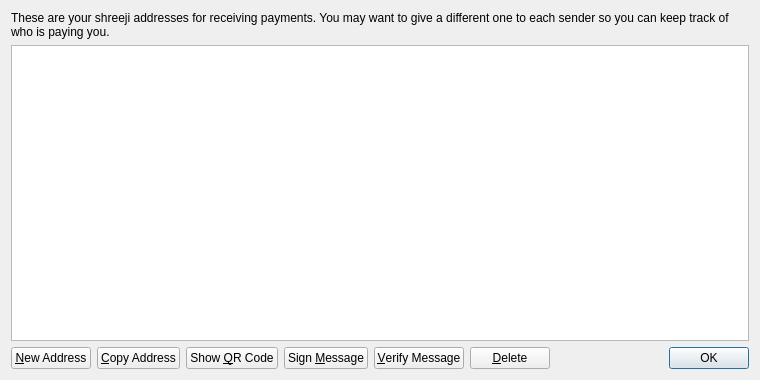
<?xml version="1.0" encoding="UTF-8"?>
<ui version="4.0">
 <class>AddressBookPage</class>
 <widget class="QWidget" name="AddressBookPage">
  <property name="geometry">
   <rect>
    <x>0</x>
    <y>0</y>
    <width>760</width>
    <height>380</height>
   </rect>
  </property>
  <property name="windowTitle">
   <string>Address Book</string>
  </property>
  <layout class="QVBoxLayout" name="verticalLayout">
   <item>
    <widget class="QLabel" name="labelExplanation">
     <property name="text">
      <string>These are your shreeji addresses for receiving payments. You may want to give a different one to each sender so you can keep track of who is paying you.</string>
     </property>
     <property name="textFormat">
      <enum>Qt::PlainText</enum>
     </property>
     <property name="wordWrap">
      <bool>true</bool>
     </property>
    </widget>
   </item>
   <item>
    <widget class="QTableView" name="tableView">
     <property name="contextMenuPolicy">
      <enum>Qt::CustomContextMenu</enum>
     </property>
     <property name="toolTip">
      <string>Double-click to edit address or label</string>
     </property>
     <property name="tabKeyNavigation">
      <bool>false</bool>
     </property>
     <property name="alternatingRowColors">
      <bool>true</bool>
     </property>
     <property name="selectionMode">
      <enum>QAbstractItemView::SingleSelection</enum>
     </property>
     <property name="selectionBehavior">
      <enum>QAbstractItemView::SelectRows</enum>
     </property>
     <property name="sortingEnabled">
      <bool>true</bool>
     </property>
     <attribute name="verticalHeaderVisible">
      <bool>false</bool>
     </attribute>
    </widget>
   </item>
   <item>
    <layout class="QHBoxLayout" name="horizontalLayout">
     <item>
      <widget class="QPushButton" name="newAddressButton">
       <property name="toolTip">
        <string>Create a new address</string>
       </property>
       <property name="text">
        <string>&amp;New Address</string>
       </property>
       <property name="icon">
        <iconset resource="../bitcoin.qrc">
         <normaloff>:/icons/add</normaloff>:/icons/add</iconset>
       </property>
      </widget>
     </item>
     <item>
      <widget class="QPushButton" name="copyToClipboard">
       <property name="toolTip">
        <string>Copy the currently selected address to the system clipboard</string>
       </property>
       <property name="text">
        <string>&amp;Copy Address</string>
       </property>
       <property name="icon">
        <iconset resource="../bitcoin.qrc">
         <normaloff>:/icons/editcopy</normaloff>:/icons/editcopy</iconset>
       </property>
      </widget>
     </item>
     <item>
      <widget class="QPushButton" name="showQRCode">
       <property name="text">
        <string>Show &amp;QR Code</string>
       </property>
       <property name="icon">
        <iconset resource="../bitcoin.qrc">
         <normaloff>:/icons/qrcode</normaloff>:/icons/qrcode</iconset>
       </property>
      </widget>
     </item>
     <item>
      <widget class="QPushButton" name="signMessage">
       <property name="toolTip">
        <string>Sign a message to prove you own a shreeji address</string>
       </property>
       <property name="text">
        <string>Sign &amp;Message</string>
       </property>
       <property name="icon">
        <iconset resource="../bitcoin.qrc">
         <normaloff>:/icons/edit</normaloff>:/icons/edit</iconset>
       </property>
      </widget>
     </item>
     <item>
      <widget class="QPushButton" name="verifyMessage">
       <property name="toolTip">
        <string>Verify a message to ensure it was signed with a specified shreeji address</string>
       </property>
       <property name="text">
        <string>&amp;Verify Message</string>
       </property>
       <property name="icon">
        <iconset resource="../bitcoin.qrc">
         <normaloff>:/icons/transaction_0</normaloff>:/icons/transaction_0</iconset>
       </property>
      </widget>
     </item>
     <item>
      <widget class="QPushButton" name="deleteButton">
       <property name="toolTip">
        <string>Delete the currently selected address from the list</string>
       </property>
       <property name="text">
        <string>&amp;Delete</string>
       </property>
       <property name="icon">
        <iconset resource="../bitcoin.qrc">
         <normaloff>:/icons/remove</normaloff>:/icons/remove</iconset>
       </property>
      </widget>
     </item>
     <item>
      <spacer name="horizontalSpacer">
       <property name="orientation">
        <enum>Qt::Horizontal</enum>
       </property>
       <property name="sizeHint" stdset="0">
        <size>
         <width>40</width>
         <height>20</height>
        </size>
       </property>
      </spacer>
     </item>
     <item>
      <widget class="QDialogButtonBox" name="buttonBox">
       <property name="sizePolicy">
        <sizepolicy hsizetype="Maximum" vsizetype="Fixed">
         <horstretch>0</horstretch>
         <verstretch>0</verstretch>
        </sizepolicy>
       </property>
       <property name="standardButtons">
        <set>QDialogButtonBox::Ok</set>
       </property>
      </widget>
     </item>
    </layout>
   </item>
  </layout>
 </widget>
 <resources>
  <include location="../bitcoin.qrc"/>
 </resources>
 <connections/>
</ui>
